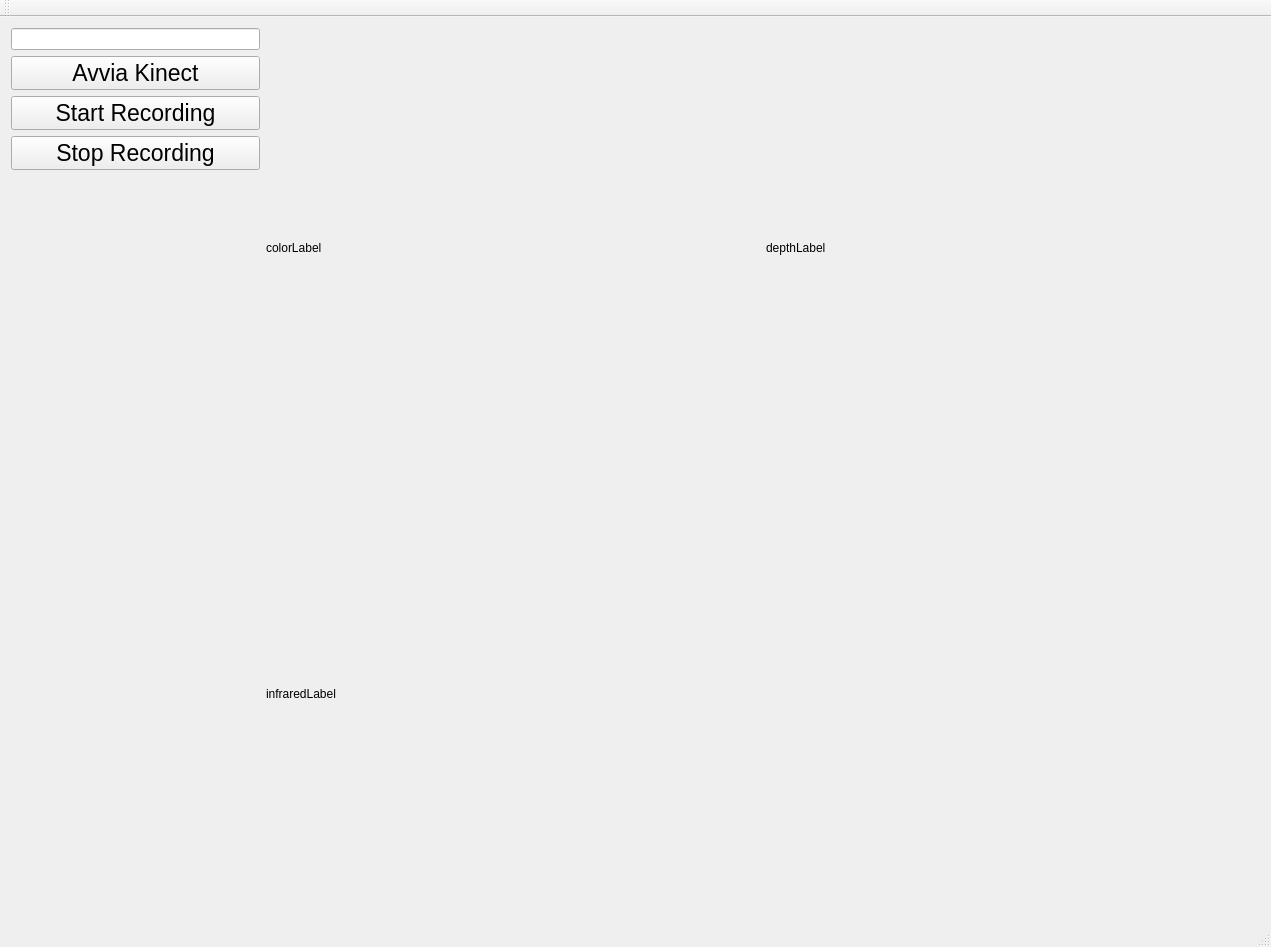
<?xml version="1.0" encoding="UTF-8"?>
<ui version="4.0">
 <class>QtWidgetsApplication1Class</class>
 <widget class="QMainWindow" name="QtWidgetsApplication1Class">
  <property name="geometry">
   <rect>
    <x>0</x>
    <y>0</y>
    <width>1271</width>
    <height>947</height>
   </rect>
  </property>
  <property name="windowTitle">
   <string>QtWidgetsApplication1</string>
  </property>
  <widget class="QWidget" name="centralWidget">
   <layout class="QHBoxLayout" name="horizontalLayout_2" stretch="1,4">
    <item>
     <layout class="QVBoxLayout" name="verticalLayout">
      <item>
       <widget class="QLineEdit" name="fileNameInput"/>
      </item>
      <item>
       <widget class="QPushButton" name="avviaKinect">
        <property name="font">
         <font>
          <pointsize>17</pointsize>
         </font>
        </property>
        <property name="text">
         <string>Avvia Kinect</string>
        </property>
        <property name="autoDefault">
         <bool>false</bool>
        </property>
       </widget>
      </item>
      <item>
       <widget class="QPushButton" name="startRecordingButton">
        <property name="font">
         <font>
          <pointsize>17</pointsize>
         </font>
        </property>
        <property name="text">
         <string>Start Recording</string>
        </property>
        <property name="autoDefault">
         <bool>false</bool>
        </property>
       </widget>
      </item>
      <item>
       <widget class="QPushButton" name="stopRecordingButton">
        <property name="font">
         <font>
          <pointsize>17</pointsize>
         </font>
        </property>
        <property name="text">
         <string>Stop Recording</string>
        </property>
       </widget>
      </item>
      <item>
       <spacer name="verticalSpacer">
        <property name="orientation">
         <enum>Qt::Orientation::Vertical</enum>
        </property>
        <property name="sizeHint" stdset="0">
         <size>
          <width>20</width>
          <height>40</height>
         </size>
        </property>
       </spacer>
      </item>
     </layout>
    </item>
    <item>
     <layout class="QVBoxLayout" name="verticalLayout_2">
      <item>
       <layout class="QHBoxLayout" name="horizontalLayout_3">
        <item>
         <widget class="QLabel" name="colorLabel">
          <property name="text">
           <string>colorLabel</string>
          </property>
         </widget>
        </item>
        <item>
         <widget class="QLabel" name="depthLabel">
          <property name="text">
           <string>depthLabel</string>
          </property>
         </widget>
        </item>
       </layout>
      </item>
      <item>
       <widget class="QLabel" name="infraredLabel">
        <property name="text">
         <string>infraredLabel</string>
        </property>
       </widget>
      </item>
     </layout>
    </item>
   </layout>
  </widget>
  <widget class="QMenuBar" name="menuBar">
   <property name="geometry">
    <rect>
     <x>0</x>
     <y>0</y>
     <width>1271</width>
     <height>33</height>
    </rect>
   </property>
  </widget>
  <widget class="QToolBar" name="mainToolBar">
   <attribute name="toolBarArea">
    <enum>TopToolBarArea</enum>
   </attribute>
   <attribute name="toolBarBreak">
    <bool>false</bool>
   </attribute>
  </widget>
  <widget class="QStatusBar" name="statusBar"/>
 </widget>
 <layoutdefault spacing="6" margin="11"/>
 <resources>
  <include location="QtWidgetsApplication1.qrc"/>
 </resources>
 <connections/>
</ui>
